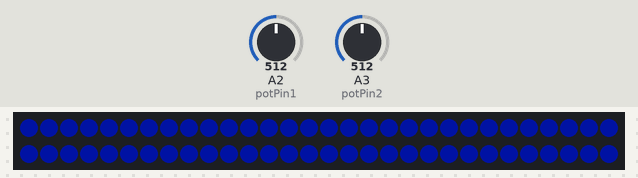
The sketch below on a simulated Arduino Uno, built with avr-gcc and run on an emulated ATmega328P. Shown: 60 RGB LEDs in strip order, left to right, continuing on the next row. The inputs (shaded band) are chosen by the test bench; at power-on: A2 (potPin1) = 512, A3 (potPin2) = 512. Dim RGB values are drawn brighter than linear.

Above: at 3.2 s.
3.3 s: A2 (potPin1) set to 296
4.8 s: A2 (potPin1) set to 270
6.3 s: A3 (potPin2) set to 127
7.8 s: A3 (potPin2) set to 112
At 9.0 s:
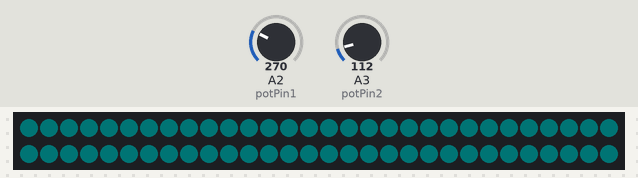
9.3 s: A3 (potPin2) set to 91
10.8 s: A3 (potPin2) set to 73
At 11.4 s:
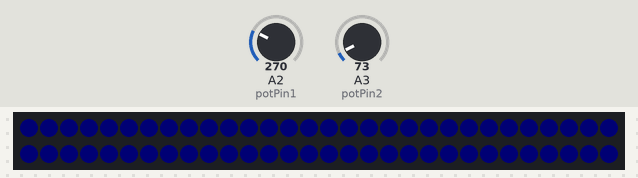
Timing chart, 0 to 13.3 s (numbered marks = the images above; inputs shaded):
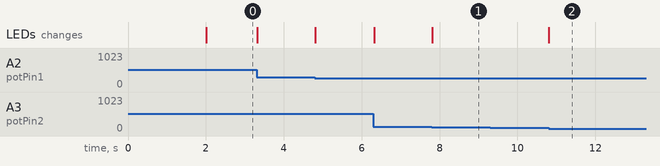

The sketch:

bluesky.ino
```cpp
/*

Blue sky

Created for use with "artificial cloud" made from rice paper lantern coated with cotton wool.
Potentiometer 1 adjusts the tone of blue
Potentiometer 2 adjusts the brightness

*/

#include <FastLED.h>
#define NUM_LEDS 60
#define DATA_PIN 6

//Initialise the LED array
CRGB leds[NUM_LEDS];

//Pin connections
const int potPin1 = A2;   // The potentiometer signal pin is connected to Arduino's Analog Pin 2
const int potPin2 = A3;   // The potentiometer signal pin is connected to Arduino's Analog Pin 3

// Global variables
byte potVal1;
byte potVal2;
int potPin1Value = 0;
int potPin2Value = 0;

int LEDPosition=0;

void setup() {
  delay(2000); //Delay for two seconds to power the LEDS before starting the data signal on the Arduino
  Serial.begin(9600);
  FastLED.addLeds<NEOPIXEL, DATA_PIN>(leds, NUM_LEDS);
}

void loop() {
  readPot1();
  readPot2();
  blueSky();
}

void blueSky(){
  // Blueish tones only
  potVal1 = map(potPin1Value, 0, 1023 , 130, 180);
  potVal2 = map(potPin2Value, 0, 1023 , 0, 200);
  fill_solid( leds, NUM_LEDS, CHSV(potVal1,255,potVal2));
  FastLED.show();
  delay(30);
}

void readPot1(){
  potPin1Value = analogRead(potPin1);
  //Serial.println(potVal1);
  //delay(1);
}
void readPot2(){
  potPin2Value = analogRead(potPin2);
  //Serial.println(potVal2);
  //delay(1);
}
```

Measured:
- the behaviour switches between 118 and 117 on A3 (potPin2) (found by bisection; images 0 and 1)
- the behaviour switches between 82 and 81 on A3 (potPin2) (found by bisection; images 1 and 2)
- after the input at 7.8 s, the LEDs: change at once (image 1)
- after the input at 9.3 s, every drawn part: stays the same
- after the input at 10.8 s, the LEDs: change at once (image 2)
